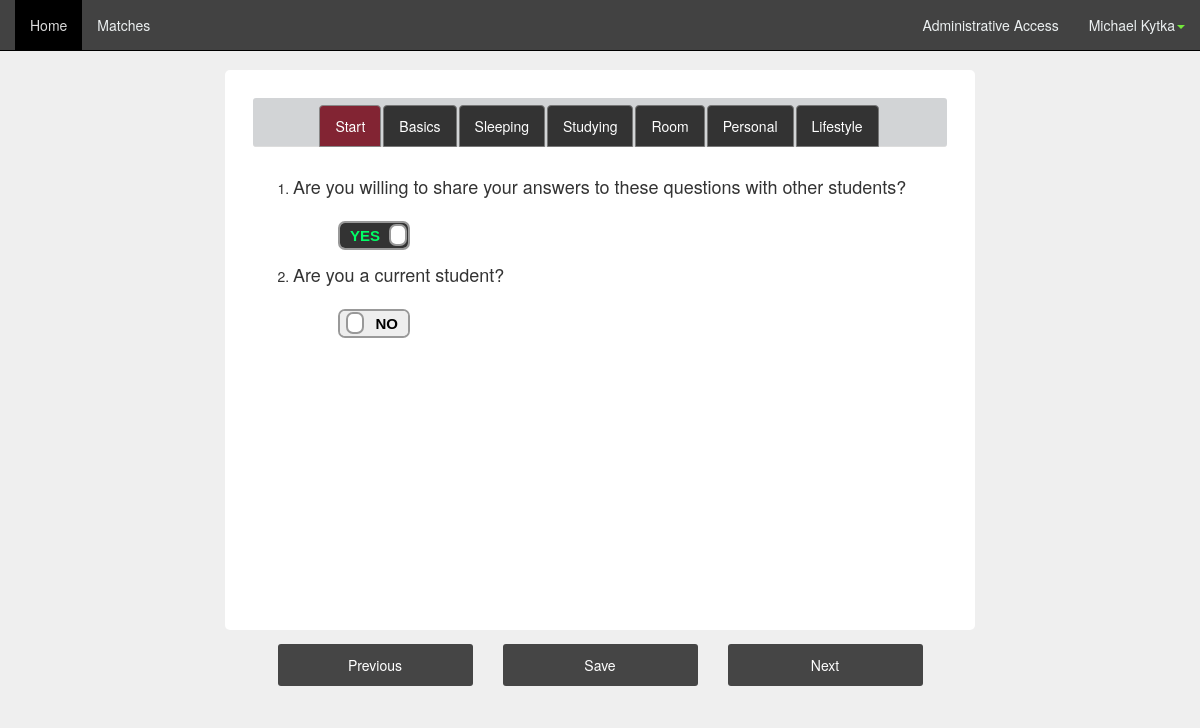
Page /index.php (signed in) on the committed database.
### tables this page shows
CREATE TABLE IF NOT EXISTS `user` (
  `id` int(11) NOT NULL,
  `password` varchar(64) NOT NULL,
  `first_name` varchar(20) NOT NULL,
  `last_name` varchar(30) NOT NULL,
  `account_type` varchar(20) NOT NULL COMMENT 'if administrative account, account_type = admin',
  `email` varchar(50) NOT NULL,
  `facebook` varchar(50) NOT NULL,
  `public` tinyint(4) NOT NULL DEFAULT '1',
  `gender` int(11) NOT NULL COMMENT '0 = female 1 = male',
  `status` smallint(6) NOT NULL COMMENT '0 = new student, 1 = current student'
);

CREATE TABLE IF NOT EXISTS `tabs` (
`id` int(11) NOT NULL,
  `name` varchar(30) NOT NULL
);

CREATE TABLE IF NOT EXISTS `public_question` (
`id` int(11) NOT NULL,
  `question` varchar(100) NOT NULL
);

### classes/PageChecker.php (called while the page is built)
<?php
	class PageChecker
	{
		public function isPage($page = null)
		{
			if($page)
			{
				if($page == str_replace("/", "", $_SERVER['PHP_SELF']))
				{
					return true;
				}
			}
			return false;
		}
	}
?>

### classes/DB.php (called while the page is built, shortened)
<?php
class DB
{
	private static $_instance = null;
	private $_pdo,
	 		$_query,
	 		$_error = false,
	  		$_results,
	  		$_count = 0;
	private function __construct()
	{
		try
		{
			$this->_pdo = new PDO('mysql:host=' . Config::get('mysql/host') . ';dbname='. Config::get('mysql/db'), Config::get('mysql/username'), Config::get('mysql/password'));
		}
		catch(PDOException $e)
		{
			die($e->getMessage());
		}
	}
	public static function getInstance()
	{
		if(!isset(self::$_instance))
		{
			self::$_instance = new DB();
		}
		return self::$_instance;
	}
	public function query($sql, $params = array())
	{
		$this->_error = false;
		if($this->_query = $this->_pdo->prepare($sql))
		{
			$x = 1;
			if(count($params))
			{
				foreach($params as $param)
				{
					$this->_query->bindValue($x,$param);
					$x++;
				}
			}
			if($this->_query->execute())
			{
				$this->_results = $this->_query->fetchAll(PDO::FETCH_OBJ);
				$this->_count = $this->_query->rowCount();
			}
			else
			{
				$this->_error = true;
			}
		}
		return $this;
	}
	public function action($action, $table, $where = array())
	{
		if(count($where) === 3)
		{
			$operators = array('=','>','<','>=','<=');
			$field = $where[0];
			$operator = $where[1];
			$value = $where[2];
			if(in_array($operator, $operators))
			{
				$sql = "{$action} FROM {$table} WHERE {$field} {$operator} ?";
				if(!$this->query($sql, array($value))->error())
				{
					return $this;
				}
			}
		}
		return false;
	}
	public function get($table, $where)
	{
		return $this->action('SELECT *', $table, $where);
	}
	public function results()
	{
		return $this->_results;
	}
	public function error()
	{
		return $this->_error;
	}
	public function count()
	{
		return $this->_count;
	}
	public function first()
	{
		return $this->results()[0];
	}
}
?>

### classes/Config.php (called while the page is built)
<?php
class Config
{
	public static function get($path = null)
	{
		if($path)
		{
			$config = $GLOBALS['config'];
			$path = explode('/', $path);
			foreach($path as $bit)
			{
				if(isset($config[$bit]))
				{
					$config = $config[$bit];
				}
			}
			return $config;
		}
	}
}
?>

### classes/User.php (called while the page is built, shortened)
<?php
class User
{
	private $_db, $_data, $_sessionName, $_isLoggedIn, $_cookieName;
	public function __construct($user = null)
	{
		$this->_db = DB::getInstance();
		$this->_sessionName = Config::get('session/session_name');
		if(!$user)
		{
			if(Session::exists($this->_sessionName))
			{
				$user = Session::get($this->_sessionName);
				if($this->find($user))
				{
					$this->first_name = $this->data()->first_name;
					$this->last_name = $this->data()->last_name;
					$this->account_type = $this->data()->account_type;
				}
			}
		}
		else
		{
			$this->find($user);
		}
	}
	public function find($user = null)
	{
		if($user)
		{
			$field = (is_numeric($user)) ? 'id': 'username';
			$data = $this->_db->get('user', array($field, '=', $user));
			if($data->count())
			{
				$this->_data = $data->first();
				return true;
			}
		}
	}
	public function data()
	{
		return $this->_data;
	}
}
?>

### classes/Session.php (called while the page is built, shortened)
<?php
class Session
{
	public static function exists($name)
	{
		return (isset($_SESSION[$name])) ? true : false;
	}
	public static function get($name)
	{
		return $_SESSION[$name];
	}
}
?>

### functions/sanitize.php (called while the page is built, shortened)
<?php
function escapeName($string)
{
	return htmlentities($string, ENT_COMPAT, 'UTF-8');
}
?>

### functions/tabs_questions.php (the view, shortened to what this page needs)
<?php
function getTabsWithQuestions()
{
	$db = DB::getInstance();
    $public_question = $db->query("SELECT * FROM public_question");
    $public_question = $public_question->first();
    echo '<div role="tabpanel" class="tab-pane fade in active"';
    echo 'id="start">';
    echo '<br><form method="post" name="start_question_form" action=""><ol>';
    echo '<li><h4>'.escapeName($public_question->question).'</h4>';
    echo '<div class="container-fluid"><div class="col-md-12 answerInput">';
    echo '<div class="col-md-6">
              <div class="onoffswitch">
                <input type="hidden" name="PQ_'.$public_question->id.'" value="0">
                <input type="checkbox" name="PQ_'.$public_question->id.'"
                 value="1" class="onoffswitch-checkbox"
                  id="PQ_'.$public_question->id.'"';
    echo             '>
                <label class="onoffswitch-label" for="PQ_'.$public_question->id.'">
                    <span class="onoffswitch-inner"></span>
                    <span class="onoffswitch-switch"></span>
                </label>
              </div>
          </div></div></div></li>';
    echo '<li><h4>Are you a current student?</h4>';
    echo '<div class="container-fluid"><div class="col-md-12 answerInput">';
    echo '<div class="col-md-6">
              <div class="onoffswitch">
                <input type="hidden" name="status" value="0">
                <input type="checkbox" name="status"
                 value="1" class="onoffswitch-checkbox"
                  id="status"';
    echo             '>
                <label class="onoffswitch-label" for="status">
                    <span class="onoffswitch-inner"></span>
                    <span class="onoffswitch-switch"></span>
                </label>
              </div>
          </div></div></div></li>';
    echo'</ol></form>';
    echo '</div>';
}
function getTabs()
{
	$db = DB::getInstance();
	$tabs = $db->query("SELECT * FROM tabs");
	$tabs = $tabs->results();
    echo '<li role="presentation" class="active"><a href="#start" aria-controls="start" role="tab" data-toggle="tab">Start</a></li>';
	foreach ($tabs as $tab){
        $name = str_replace(' ', '_', $tab->name);
		echo '<li role="presentation"><a href="#'.escapeName($name).'" aria-controls="'.escapeName($name).'" role="tab" data-toggle="tab">'.escapeName(ucfirst($tab->name)).'</a></li>';
	}
}
?>

### index.php (shortened to what this page needs)
<?php
  require_once 'functions/tabs_questions.php';
?>
<!DOCTYPE html>
<html lang="en">
  <head>
    <link href="css/bootstrap.min.css" rel="stylesheet">
    <link href="css/mainLayout.css" rel="stylesheet">
    <link href="css/navbar.css" rel="stylesheet">
    <link href="css/circle.css" rel="stylesheet">
    <link href="css/homePage.css" rel="stylesheet">
  </head>
  <body>
    <?php
      include("navbar.php");
    ?>
      <div class="pushContainer"></div>
      <div class="container">
        <div class="row">
          <div class="col-md-8 center-block">
            <div class="row">
              <div class="col-md-12" id="questionForm">
                  <div class="questionTabPanel" role="tabpanel">
                    <ul class="nav nav-tabs noselect questionTypeNav" role="tablist">
                      <?php getTabs(); ?>
                    </ul>
                    <div class="tab-content">
                        <?php getTabsWithQuestions(); ?>
                    </div>
                  </div>
              </div>
            </div>
          </div>
        </div>
        <div class="row">
              <div class="col-md-8 center-block" id="saveArea">
                <div class="row">
                  <div class="col-md-10 col-sm-10 col-xs-10 center-block">
                    <div class="row">
                      <div class="col-md-4 col-sm-4 col-xs-4">
                        <button id="prevTab">Previous</button>
                      </div>
                      <div class="col-md-4 col-sm-4 col-xs-4">
                        <button id="answersSubmitButton">Save</button>
                      </div>
                      <div class="col-md-4 col-sm-4 col-xs-4">
                        <button id="nextTab">Next</button>
                      </div>
                    </div>
                  </div>
                </div>
              </div>
            </div>
      </div>
  </body>
</html>

### navbar.php (shortened to what this page needs)
<?php $pageChecker = new PageChecker(); $user = new User(); ?>
<nav class="navbar navbar-default navbar-fixed-top">
  <div class="container-fluid">
    <div class="collapse navbar-collapse" id="bs-example-navbar-collapse-1">
      <ul class="nav navbar-nav">
        <li <?php echo ($pageChecker->isPage("index.php")) ? "class='active'" : ''; ?>><a href="index.php">Home</a></li>
        <li <?php echo ($pageChecker->isPage("matches.php")) ? "class='active'" : ''; ?>><a href="matches.php">Matches</a></li>
      </ul>
      <ul class="nav navbar-nav navbar-right">
        <?php
          if($user->account_type=="admin")
          {
        ?>
        <li <?php echo ($pageChecker->isPage("administrator.php")) ? "class='active'" : ''; ?>><a href="administrator.php">Administrative Access</a></li><?php } ?>
        <li class="dropdown">
          <a href="#" class="dropdown-toggle" data-toggle="dropdown" role="button" aria-expanded="false"><?php echo $user->first_name . " " . $user->last_name; ?><span class="caret neon"></span></a>
        </li>
      </ul>
    </div>
  </div>
</nav>

### css/mainLayout.css (style rules this page uses)
body { background-color: #EFEFEF; }
html, body { padding-bottom: 4em; }
.pushContainer { height: 5em; }
.center-block { float:none; }
.noselect { -webkit-touch-callout: none; -webkit-user-select: none; -khtml-user-select: none; -moz-user-select: none; -ms-user-select: none; user-select: none; }
.neon { color: #73E83B; }
.questionTabPanel { height: 40em; padding: 2em; overflow-y: scroll; overflow-x: hidden; border-radius: 5px; background-color: white; }
.questionTypeNav.nav-tabs > li, .nav-pills > li { float:none; display:inline-block; *display:inline; zoom:1; }
.questionTypeNav.nav-tabs, .nav-pills { text-align:center; }
.questionTypeNav { background-color: #D2D4D6; padding-top:.5em; border-radius: 3px; }
.questionTypeNav.nav-tabs>li>a { background-color: #333333; border-color: #777777; color:#fff; }
.questionTypeNav.nav-tabs>li.active>a, .nav-tabs>li.active>a:hover, .nav-tabs>li.active>a:focus { color: #fff; background-color: #822433; border: 1px solid #888888; }

### css/navbar.css (style rules this page uses)
.navbar-default { background-color: #424242; border-color: #000000; }
.navbar-default .navbar-nav > li > a { color: #ecf0f1; }
.navbar-default .navbar-nav > .active > a, .navbar-default .navbar-nav > .active > a:hover, .navbar-default .navbar-nav > .active > a:focus { color: #dadada; background-color: #000000; }
.navbar-default .navbar-collapse, .navbar-default .navbar-form { border-color: #ecf0f1; }

### css/homePage.css (style rules this page uses)
.answerInput { margin-top: 1em; }
#prevTab { width: 100%; color: white; padding: 0; height: 3em; border-radius: 3px; background-color:#454545; border: 0; }
#answersSubmitButton { width: 100%; color: white; padding: 0; height: 3em; border-radius: 3px; background-color:#454545; border: 0; }
#nextTab { width: 100%; color: white; padding: 0; height: 3em; border-radius: 3px; background-color:#454545; border: 0; }
#saveArea { padding: 1em 0; }
.onoffswitch { position: relative; width: 72px; -webkit-user-select:none; -moz-user-select:none; -ms-user-select: none; }
.onoffswitch-label { display: block; overflow: hidden; cursor: pointer; border: 2px solid #999999; border-radius: 7px; }
.onoffswitch-switch { display: block; width: 18px; margin: 3.5px; background: #FFFFFF; border: 2px solid #999999; border-radius: 7px; position: absolute; top: 0; bottom: 0; right: 43px; -moz-transition: all 0.3s ease-in 0s; -webkit-transition: all 0.3s ease-in 0s; -o-transition: all 0.3s ease-in 0s; transition: all 0.3s ease-in 0s; }
.onoffswitch-checkbox:checked + .onoffswitch-label .onoffswitch-switch { right: 0px; }

### rows in the picture
user: first_name "Michael", last_name "Kytka"
tabs: name "Basics"
tabs: name "Sleeping"
tabs: name "Studying"
tabs: name "Room"
tabs: name "Personal"
tabs: name "Lifestyle"
public_question: question "Are you willing to share your answers to these questions with other students?"
